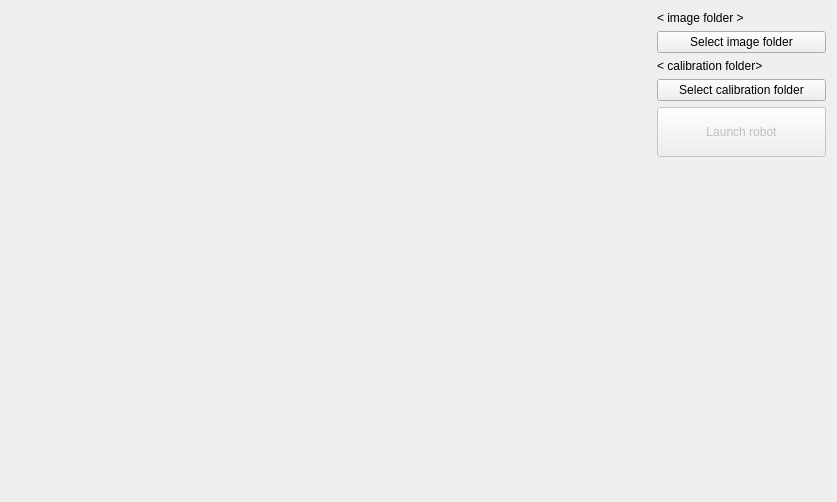
<?xml version="1.0" encoding="UTF-8"?>
<ui version="4.0">
 <class>Form</class>
 <widget class="QWidget" name="Form">
  <property name="geometry">
   <rect>
    <x>0</x>
    <y>0</y>
    <width>837</width>
    <height>498</height>
   </rect>
  </property>
  <property name="windowTitle">
   <string>Form</string>
  </property>
  <layout class="QHBoxLayout" name="horizontalLayout">
   <item>
    <widget class="canvas_create_image_dataset" name="canvas" native="true">
     <property name="minimumSize">
      <size>
       <width>640</width>
       <height>480</height>
      </size>
     </property>
     <property name="maximumSize">
      <size>
       <width>640</width>
       <height>480</height>
      </size>
     </property>
    </widget>
   </item>
   <item>
    <layout class="QVBoxLayout" name="verticalLayout">
     <item>
      <widget class="QLabel" name="lbl_image_folder">
       <property name="text">
        <string>&lt; image folder &gt;</string>
       </property>
      </widget>
     </item>
     <item>
      <widget class="QPushButton" name="btn_image_folder">
       <property name="text">
        <string>Select image folder</string>
       </property>
      </widget>
     </item>
     <item>
      <widget class="QLabel" name="lbl_calibration_folder">
       <property name="text">
        <string>&lt; calibration folder&gt;</string>
       </property>
      </widget>
     </item>
     <item>
      <widget class="QPushButton" name="btn_calibration_folder">
       <property name="text">
        <string>Select calibration folder</string>
       </property>
      </widget>
     </item>
     <item>
      <widget class="QPushButton" name="btn_launch_robot">
       <property name="enabled">
        <bool>false</bool>
       </property>
       <property name="minimumSize">
        <size>
         <width>0</width>
         <height>50</height>
        </size>
       </property>
       <property name="text">
        <string>Launch robot</string>
       </property>
      </widget>
     </item>
     <item>
      <widget class="canvas_preview" name="canvas_preview" native="true">
       <property name="minimumSize">
        <size>
         <width>100</width>
         <height>100</height>
        </size>
       </property>
      </widget>
     </item>
     <item>
      <spacer name="verticalSpacer">
       <property name="orientation">
        <enum>Qt::Vertical</enum>
       </property>
       <property name="sizeHint" stdset="0">
        <size>
         <width>20</width>
         <height>40</height>
        </size>
       </property>
      </spacer>
     </item>
    </layout>
   </item>
  </layout>
 </widget>
 <customwidgets>
  <customwidget>
   <class>canvas_create_image_dataset</class>
   <extends>QWidget</extends>
   <header>canvas_create_image_dataset.h</header>
   <container>1</container>
  </customwidget>
  <customwidget>
   <class>canvas_preview</class>
   <extends>QWidget</extends>
   <header>canvas_preview.h</header>
   <container>1</container>
  </customwidget>
 </customwidgets>
 <resources/>
 <connections/>
</ui>
